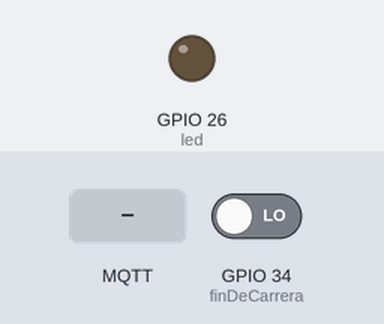
Bench run of a sketch on a simulated ESP32. Shown: output pins drawn as LEDs (lit = HIGH). The inputs (shaded band) are chosen by the test bench; at power-on: GPIO 34 (finDeCarrera) LOW. WiFi joins after 1.5 s; servers stay silent unless stated; no MQTT or app messages arrive unless stated; what the sketch prints to the serial monitor is not drawn.

Above: at 2.7 s.
2.8 s: MQTT message "1" arrives on the first subscribed topic
5.8 s: GPIO 34 (finDeCarrera) driven HIGH
At 7.3 s:
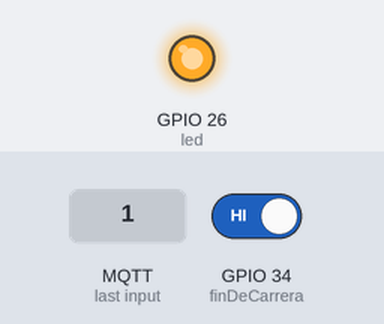
8.0 s: GPIO 34 (finDeCarrera) driven LOW
Timing chart, 0 to 11.0 s (numbered marks = the images above; inputs shaded):
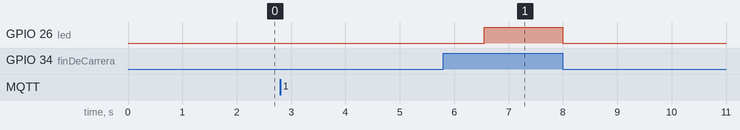

The sketch:

duckHunt.ino
```cpp
#include <WiFi.h> // Para ESP32
WiFiClient WIFI_CLIENT;
#include <PubSubClient.h>
PubSubClient MQTT_CLIENT;
#include <stdio.h>
#include <ArduinoJson.h> //Instalarla en caso de no tenerla


//Declaro las constantes, como los pines a usar y el tiempo total de juego
const int finDeCarrera = 34;
const int led = 26;
const unsigned long tiempoTotalDeJuego = 10000; //En milisegundos (en este caso son 10 segundos)
//Declaro las variables de tiempo para el juego en cuestión
unsigned long antesDePegar = 0;
unsigned long momentoDeInicio = 0;
unsigned long tiempoAlPegar = 0;

int puntaje;
bool conectado;

// Nombre y contraseña red WiFi.
const char* ssid = "<Nombre de la red>"; //A modificar según sea necesario
const char* password = "<Contraseña de la red>"; //A modificar según sea necesario
const int ledPin = 26;

//Cosas del server
const char* serverIp = "<IP del server MQTT>"; //A modificar según sea necesario
char* topicDeSuscripcion ="<Topic de suscripción>";
char* topicDePublicacion = "<Topic de publicación>";


//JSON
StaticJsonDocument<200> doc;
const char* nombreJugador = "";
int dificultad;

//Lo que va a usar la ESP32
void setup() {
  //Inicializo las variables y los dispositivos
  Serial.begin(115200);
  pinMode(finDeCarrera, INPUT);
  pinMode(led, OUTPUT);
  antesDePegar = millis();
  puntaje = 5; //Hardcode por la diferencia de tiempo entre la solicitud del server y el inicio del juego
  conectado = false;
  //Inicializo la conexión con el server y me traigo los datos del jugador
  inicializarConexion();
}

void loop() {
  conectarConMQTT();
  momentoDeInicio = millis();
  while(conectado) {
    ejecutarJuego(dificultad);
    }
}

//A partir de acá son sólo funciones auxiliares y el cómo funciona por abajo

//MQTT
void conectarConMQTT(){
  if (!MQTT_CLIENT.connected()) {
    reconnect();
  }
  MQTT_CLIENT.loop();
}


// Reconecta con MQTT broker
void reconnect() {
   MQTT_CLIENT.setServer(serverIp, 1883);  // si se usa un servidor en la red local, verificar IP
     //MQTT_CLIENT.setServer("broker.hivemq.com", 1883);

  MQTT_CLIENT.setClient(WIFI_CLIENT);

  // Intentando conectar con el broker.
  while (!MQTT_CLIENT.connected()) {
    Serial.println("Intentando conectar con MQTT.");
    MQTT_CLIENT.connect("server");   // usar un nombre aleatorio
    //                      topic /  valor
    MQTT_CLIENT.subscribe(topicDeSuscripcion);

    // Espera antes de volver a intentarlo.
    delay(3000);
  }

  Serial.println("Conectado a MQTT.");
}
// Aquí configuramos lo que debe hacer cuando recibe un valor.
void callback(char* recibido, byte* payload, unsigned int length) {
  Serial.print("Mensaje recibido: ");
  Serial.println(recibido);

  char* json = new char[length+1] ;
  parsearJson(json, payload, length);
  setearValores();
}

void inicializarConexion(){
    // Conectar con WiFi.
  Serial.println();
  Serial.print("Conectando con ");
  Serial.println(ssid);

  WiFi.begin(ssid, password);

  while (WiFi.status() != WL_CONNECTED) {
    delay(500);
    Serial.print(".");
  }

  Serial.println("");
  Serial.println("WiFi conectado.");
  Serial.print("IP: ");
  Serial.println(WiFi.localIP());

  // Configuración de la respuesta.
  MQTT_CLIENT.setCallback(callback);
}

void setearValores(){
  nombreJugador = doc["player"];
  dificultad = doc["difficulty"];
  conectado = true;
}

void parsearJson(char* json, byte* payload, unsigned int length){
  //Copiar lo que llega de payload
  for (int i = 0; i < length; i++) {
    json[i] = (char)payload[i];
  }

  //Dejar el último en NULL
  json[length] = '\0';
  Serial.println(json);

  //Catchear errores
  DeserializationError error = deserializeJson(doc,json);
  if(error){
    Serial.print(F("deserializeJson() falló con el código "));
    Serial.println(error.c_str());
    return;
  }
}

//JUEGO
void ejecutarJuego(int nivelDeDificultad){

  int FDC = digitalRead(finDeCarrera);
  bool patoGolpeado = FDC == LOW;
  bool activoParaPegar = true;
  int intervaloMaximo = obtenerIntervalo(nivelDeDificultad);

  if(activoParaPegar){
    digitalWrite(led, HIGH);
    if(patoGolpeado){
      tiempoAlPegar = millis();
      if(tiempoAlPegar - antesDePegar<= intervaloMaximo){ //Delay parametrizado con la dificultad
        Serial.println("Golpeaste al pato! +5 puntos");
        cambiarPuntaje(5);
      }
      else{
        Serial.println("No le pegaste a tiempo, -5 puntos"); //Alternar puntaje
        cambiarPuntaje(-5);
      }
      reiniciar(activoParaPegar);
    } else if (millis() - antesDePegar >intervaloMaximo){
      Serial.println("No le pegaste a tiempo, -5 puntos");
      cambiarPuntaje(-5);
      reiniciar(activoParaPegar);
    }
  }
  verificarFin();
}

int obtenerIntervalo(int nivelDeDificultad){
  return 6000 - 1000*nivelDeDificultad; //Máximo nivel: 3, Mínimo: 1
}

void cambiarPuntaje(int delta){
  puntaje += delta;
  Serial.println(puntaje);
}

void reiniciar(bool activoParaPegar){
  activoParaPegar = false;
  digitalWrite(led, LOW);
  antesDePegar = millis();
  delay(1000);
}

void verificarFin(){
  unsigned long tiempoDeJuego = millis();
  if(tiempoDeJuego - momentoDeInicio >= tiempoTotalDeJuego){ //Después de 30 segundos, terminaría
    Serial.println("Tu puntaje fue: ");
    Serial.println(puntaje);
    momentoDeInicio = millis(); //Reinicio el tiempo de juego
    //Parseo el mensaje
    char mensaje[50];
    snprintf(mensaje,sizeof(mensaje),"{\"player\":\"%s\",\"points\":%d,\"difficulty\":%d}", nombreJugador, puntaje, dificultad);

    //Publico el mensaje
    MQTT_CLIENT.publish(topicDePublicacion, mensaje);

    Serial.println(mensaje);
    //Reinicio las variables
    puntaje = 5; //Hardcode por la diferencia de tiempo entre la solicitud del server y el inicio del juego
    conectado = false;
  }
}
```

Measured:
- after the input at 5.8 s, GPIO 26 (led): LOW → HIGH after 0.76 s
